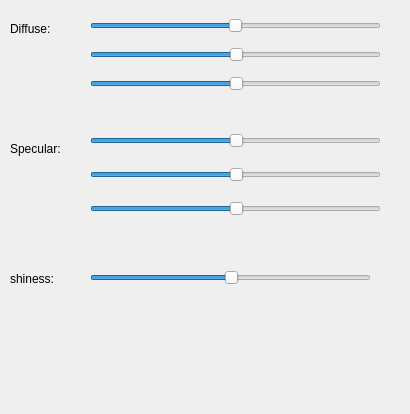
<?xml version="1.0" encoding="UTF-8"?>
<ui version="4.0">
 <class>DialogMaterial</class>
 <widget class="QDialog" name="DialogMaterial">
  <property name="geometry">
   <rect>
    <x>0</x>
    <y>0</y>
    <width>410</width>
    <height>414</height>
   </rect>
  </property>
  <property name="windowTitle">
   <string>Dialog</string>
  </property>
  <widget class="QLabel" name="label">
   <property name="geometry">
    <rect>
     <x>10</x>
     <y>20</y>
     <width>67</width>
     <height>17</height>
    </rect>
   </property>
   <property name="text">
    <string>Diffuse:</string>
   </property>
  </widget>
  <widget class="QLabel" name="label_2">
   <property name="geometry">
    <rect>
     <x>10</x>
     <y>140</y>
     <width>67</width>
     <height>17</height>
    </rect>
   </property>
   <property name="text">
    <string>Specular:</string>
   </property>
  </widget>
  <widget class="QLabel" name="label_3">
   <property name="geometry">
    <rect>
     <x>10</x>
     <y>270</y>
     <width>67</width>
     <height>17</height>
    </rect>
   </property>
   <property name="text">
    <string>shiness:</string>
   </property>
  </widget>
  <widget class="QSlider" name="shiness">
   <property name="geometry">
    <rect>
     <x>90</x>
     <y>270</y>
     <width>281</width>
     <height>16</height>
    </rect>
   </property>
   <property name="value">
    <number>50</number>
   </property>
   <property name="orientation">
    <enum>Qt::Horizontal</enum>
   </property>
  </widget>
  <widget class="QWidget" name="">
   <property name="geometry">
    <rect>
     <x>90</x>
     <y>10</y>
     <width>291</width>
     <height>91</height>
    </rect>
   </property>
   <layout class="QVBoxLayout" name="verticalLayout">
    <item>
     <widget class="QSlider" name="diffuse_r">
      <property name="maximum">
       <number>100</number>
      </property>
      <property name="singleStep">
       <number>1</number>
      </property>
      <property name="value">
       <number>50</number>
      </property>
      <property name="orientation">
       <enum>Qt::Horizontal</enum>
      </property>
     </widget>
    </item>
    <item>
     <widget class="QSlider" name="diffuse_g">
      <property name="value">
       <number>50</number>
      </property>
      <property name="orientation">
       <enum>Qt::Horizontal</enum>
      </property>
     </widget>
    </item>
    <item>
     <widget class="QSlider" name="diffuse_b">
      <property name="value">
       <number>50</number>
      </property>
      <property name="orientation">
       <enum>Qt::Horizontal</enum>
      </property>
     </widget>
    </item>
   </layout>
  </widget>
  <widget class="QWidget" name="">
   <property name="geometry">
    <rect>
     <x>90</x>
     <y>120</y>
     <width>291</width>
     <height>111</height>
    </rect>
   </property>
   <layout class="QVBoxLayout" name="verticalLayout_2">
    <item>
     <widget class="QSlider" name="specular_r">
      <property name="value">
       <number>50</number>
      </property>
      <property name="orientation">
       <enum>Qt::Horizontal</enum>
      </property>
     </widget>
    </item>
    <item>
     <widget class="QSlider" name="specular_g">
      <property name="value">
       <number>50</number>
      </property>
      <property name="orientation">
       <enum>Qt::Horizontal</enum>
      </property>
     </widget>
    </item>
    <item>
     <widget class="QSlider" name="specular_b">
      <property name="value">
       <number>50</number>
      </property>
      <property name="orientation">
       <enum>Qt::Horizontal</enum>
      </property>
     </widget>
    </item>
   </layout>
  </widget>
 </widget>
 <resources/>
 <connections/>
</ui>
